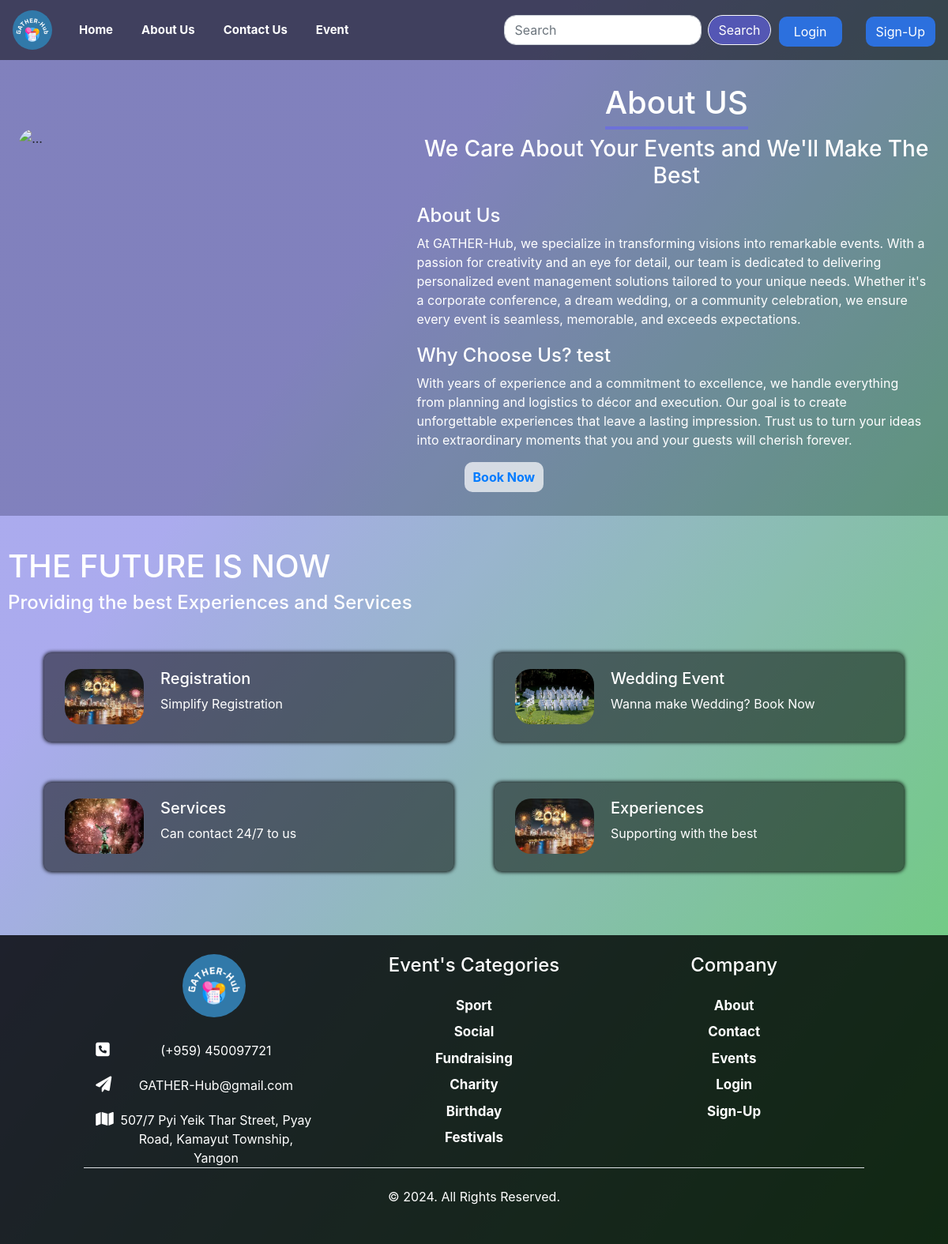
The app's page /aboutus with its own data.
### tables this page shows
CREATE TABLE "aboutussetting" (
	`id`	INTEGER PRIMARY KEY AUTOINCREMENT,
	`firsttitle`	TEXT,
	`secondtitle`	TEXT,
	`photo`	TEXT,
	`firstsmalltitle`	TEXT,
	`firstsmallparagraph`	TEXT,
	`secondsmalltitle`	TEXT,
	`secondsmallparagraph`	TEXT,
	`servicetitle1`	TEXT,
	`servicetitle2`	TEXT,
	`card1title`	TEXT,
	`card1second`	INTEGER,
	`card1photo`	INTEGER,
	`card2title`	INTEGER,
	`card2second`	INTEGER,
	`card2photo`	INTEGER,
	`card3title`	INTEGER,
	`card3second`	INTEGER,
	`card3photo`	INTEGER,
	`card4title`	INTEGER,
	`card4second`	INTEGER,
	`card4photo`	INTEGER
);

### app.py (the view)
@app.route('/aboutus')
def aboutus():
    testid= 1
    conn = sqlite3.connect('event.db')
    conn.row_factory = sqlite3.Row
    cursor = conn.cursor()
    cursor.execute("SELECT * FROM aboutussetting where id=?",(testid,))
    setting = cursor.fetchone()
    return render_template('AboutUs.html', setting = setting)

### templates/AboutUs.html
{% extends "usernav.html" %}
{% block content %}
    <div class="about-main">
        <div class="row">
            <div class="col-12 col-md-5">
                <div class="about-tex">
                    <img src="{{setting['photo']}}" class="upper-img image-fluid" alt="...">
                </div>
            </div>
            <div class="col-12 col-md-7">
                <div class="about-text-main">
                    <h1 class="underline">{{setting['firsttitle']}}</h1>
                    <h3>{{setting['secondtitle']}}</h3>
                </div>
                <div class="container">
                    <div class="text-cont1">
                        <h4>{{setting['firstsmalltitle']}}</h4>
                        <p>{{setting['firstsmallparagraph']}}</p>
                    </div>
                    <div class="text-cont1">
                        <h4>{{setting['secondsmalltitle']}}</h4>
                        <p>{{setting['secondsmallparagraph']}}</p>
                    </div>
                    <div class="contact-button">
                        <button type="submit" class="btn btn-artist-list1" onclick="window.location.href='/home'"><a href="">Book Now</a></button>
                    </div>
                </div>
            </div>
        </div>
    </div>
    <div class="services">
        <div class="text-con">
            <h1>{{setting['servicetitle1']}}</h1>
            <h4>{{setting['servicetitle2']}}</h4>
        </div>
        <div class="card-wrapper">
            <div class="container">
                <div class="row serv-container">
                  <div class="col-lg-6 col-md-12 des">
                    <div class="card" id="album-card" onclick="">
                      <div class="card-body">
                        <div class="row">
                          <div class="col-12 col-md-3 icon-part">
                            <img src="{{setting['card1photo']}}" class="upper-img2 image-fluid" alt="..." id="card1">
                          </div>
                          <div class="col-12 col-md-9">
                            <h5>{{setting['card1title']}}</h5>
                            <p>{{setting['card1second']}}</p>
                          </div>
                        </div>
                      </div>
                    </div>
                  </div>
                  <div class="col-lg-6 col-md-12 des">
                    <div class="card" id="album-card" onclick="">
                      <div class="card-body">
                        <div class="row">
                          <div class="col-12 col-md-3 icon-part">
                            <img src="{{setting['card2photo']}}" class="upper-img2 image-fluid" alt="..." id="card1">
                          </div>
                          <div class="col-12 col-md-9">
                            <h5>{{setting['card2title']}}</h5>
                            <p>{{setting['card2second']}}</p>
                          </div>
                        </div>
                      </div>
                    </div>
                  </div>
                  <div class="col-lg-6 col-md-12 des">
                    <div class="card" id="album-card" onclick="">
                      <div class="card-body">
                        <div class="row">
                          <div class="col-12 col-md-3 icon-part">
                            <img src="{{setting['card3photo']}}" class="upper-img2 image-fluid" alt="..." id="card1">
                          </div>
                          <div class="col-12 col-md-9">
                            <h5>{{setting['card3title']}}</h5>
                            <p>{{setting['card3second']}}</p>
                          </div>
                        </div>
                      </div>
                    </div>
                  </div>
                  <div class="col-lg-6 col-md-12 des">
                    <div class="card" id="album-card" onclick="">
                      <div class="card-body">
                        <div class="row">
                          <div class="col-12 col-md-3 icon-part">
                            <img src="{{setting['card4photo']}}" class="upper-img2 image-fluid" alt="..." id="card1">
                          </div>
                          <div class="col-12 col-md-9">
                            <h5>{{setting['card4title']}}</h5>
                            <p>{{setting['card4second']}}</p>
                          </div>
                        </div>
                      </div>
                    </div>
                  </div>
                </div>
              </div>
        </div>
    </div>
{% endblock %}

### static/CSS/navbar.css (style rules this page uses)
html,body { display: flex; flex-direction: column; height: 100%; overflow-x: hidden; }
.nav-body { flex: 1; height: 100%; background-repeat: no-repeat; background-position: center; background-size:cover ; background-image: linear-gradient(to bottom right, rgba(121,121,228,0.7) 30%, #55cc5f 100%); }
.services { background-color: rgba(255, 255, 255, 0.1); margin-top: 0px; }
.text-con { cursor: pointer; padding-left: 10px; padding-right: 10px; color: white; padding-top: 40px; }
.card-wrapper { padding: 30px; }
.card { color: white; border-radius: 10px; background-color: rgba(0, 0, 0, 0.5); margin-left: 10px; margin-right: 10px; box-shadow: 0 0 5px black; cursor: pointer; }
.des { margin-bottom: 20px; }
.icon-part { display: flex; justify-content: center; padding-top: 0; font-size: 50px; }
.text-cont1 { margin-right: 30px; padding: 0; margin-top: 20px; margin-left: 0px; margin-right: 10px; color: white; }
#album-card { margin-bottom: 30px; }
.underline { position: relative; display: inline-block; padding-bottom: 10px; }
.underline::after { content: ""; position: absolute; left: 0; bottom: 0; width: 100%; height: 4px; background-color: rgba(101,101,243,0.6); }
.about-main { width: 100%; height: max-content; background-color: rgba(0, 0, 0, 0.2); }
.about-tex { display: flex; align-items: center; justify-content: center; width: 100%; height: 100%; }
.upper-img { border-radius: 20px; width: 90%; height: 70%; }
.upper-img2 { border-radius: 20px; width: 100px; height: 70px; }
.about-text-main { color: white; font-weight: bold; margin-top: 30px; text-align: center; }
.serv-container { margin-top: 10px; }
.btn-artist-list1 { margin-bottom: 30px; margin-left: 60px; border-radius: 10px; width: fit-content; padding-left: 10px; padding-right: 10px; font-weight: bold; color: white; background-color: rgba(255, 255, 255, 0.7); }
.icon-part { padding-right: 0; }
.about-text-main { cursor: pointer; }
.text-cont1 { cursor: pointer; }

### records on screen
aboutussetting: firsttitle "About US", secondtitle "We Care About Your Events and We'll Make The Best", firstsmalltitle "About Us", firstsmallparagraph "At GATHER-Hub, we specialize in transforming visions into remarkable events. With a passion for creativity and an eye for detail, our team is dedicated to delivering personalized event management solutions tailored to your unique needs. Whether it's a corporate conference, a dream wedding, or a community celebration, we ensure every event is seamless, memorable, and exceeds expectations.", secondsmalltitle "Why Choose Us? test", secondsmallparagraph "With years of experience and a commitment to excellence, we handle everything from planning and logistics to décor and execution. Our goal is to create unforgettable experiences that leave a lasting impression. Trust us to turn your ideas into extraordinary moments that you and your guests will cherish forever.", servicetitle1 "THE FUTURE IS NOW", servicetitle2 "Providing the best Experiences and Services", card1title "Registration", card1second "Simplify Registration", card2title "Wedding Event", card2second "Wanna make Wedding? Book Now", card3title "Services", card3second "Can contact 24/7 to us", card4title "Experiences", card4second "Supporting with the best"
